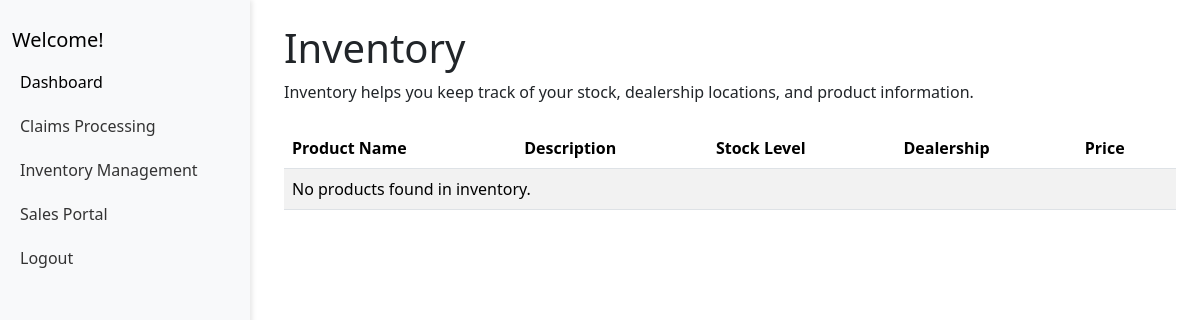
The page /inventory/ (signed in) on the database as committed earlier.
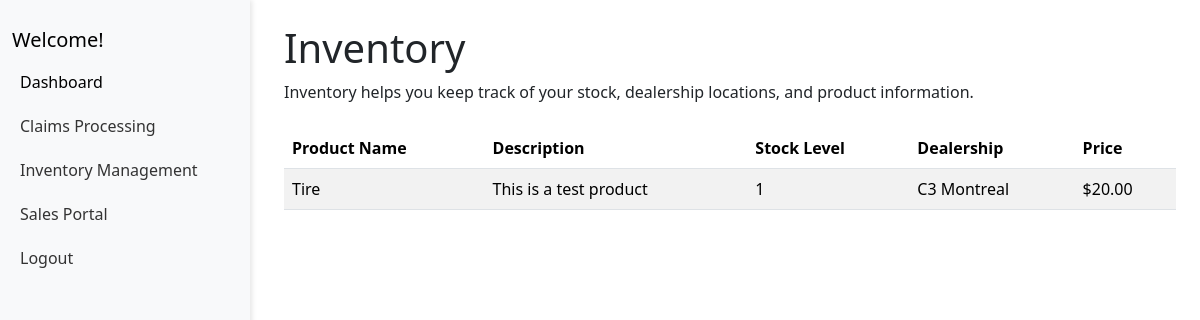
The same page on the database as committed later.
### Apps/C3_app1/models.py (models this page shows, shortened)
class Product(models.Model):
    name = models.CharField(max_length=200)
    description = models.TextField()
    stock = models.PositiveIntegerField(default=0)
    dealership = models.CharField(max_length=200)
    price = models.DecimalField(max_digits=10, decimal_places=2)

### Apps/C3_app1/views.py (the view)
# urls.py: path('inventory/', views.inventory, name='inventory'),
@login_required
def inventory(request):
    products = Product.objects.all()  # Get all products from the database
    return render(request, 'C3_app1/inventory.html', {'products': products})

### Apps/C3_app1/templates/C3_app1/inventory.html
{% extends "base.html" %}
{% block content %}
<header>
    <h1>Inventory</h1>
</header>
<p>Inventory helps you keep track of your stock, dealership locations, and product information.</p>
<table class="table table-striped mt-4">
    <thead>
        <tr>
            <th>Product Name</th>
            <th>Description</th>
            <th>Stock Level</th>
            <th>Dealership</th>
            <th>Price</th>
        </tr>
    </thead>
    <tbody>
        {% for product in products %}
        <tr>
            <td>{{ product.name }}</td>
            <td>{{ product.description }}</td>
            <td>{{ product.stock }}</td>
            <td>{{ product.dealership }}</td>
            <td>${{ product.price }}</td>
        </tr>
        {% empty %}
        <tr>
            <td colspan="5">No products found in inventory.</td>
        </tr>
        {% endfor %}
    </tbody>
</table>
{% endblock content %}

### templates/base.html (shortened to what this page needs)
<!DOCTYPE html>
<html lang="en">
<head>
    {% load static %}
    <link rel="stylesheet" href="{% static 'bootstrap/css/bootstrap.css' %}">
    <link rel="stylesheet" href="{% static 'css/nav.css' %}">
</head>
<body>
    <div class="d-flex">
        {% if user.is_authenticated %}
        <nav class="navbar navbar-expand-lg navbar-light bg-light flex-column sidebar">
            <div class="container-fluid d-flex flex-column align-items-start">
                <a class="navbar-brand" href="#">Welcome!</a>
                <div class="collapse navbar-collapse show" id="navbarNavAltMarkup">
                    <div class="navbar-nav flex-column">
                        <a class="nav-link active" aria-current="page" href="{% url 'C3_app1:index' %}">Dashboard</a>
                        <a class="nav-link" href="{% url 'C3_app1:claims' %}">Claims Processing</a>
                        <a class="nav-link" href="{% url 'C3_app1:inventory' %}">Inventory Management</a>
                        <a class="nav-link" href="{% url 'C3_app1:sales_p' %}">Sales Portal</a>
                        <a class="nav-link" href="{% url 'logout' %}">Logout</a>
                    </div>
                </div>
            </div>
        </nav>
        {% endif %}
        <div class="content-container w-100 p-4">
            {% block content %} to be overridden {% endblock content %}
        </div>
    </div>
</body>
</html>

### static/css/nav.css (style rules this page uses)
.sidebar { position: fixed; left: 0; top: 0; width: 250px; height: 100vh; background-color: #f8f9fa; padding-top: 20px; box-shadow: 2px 0 5px rgba(0, 0, 0, 0.1); }
.sidebar .navbar-nav { width: 100%; }
.sidebar .nav-link { padding: 10px 15px; color: #333; }
.content-container { margin-left: 260px; flex-grow: 1; }

Rows that differ between the two databases and show on the page:
added Product: name "Tire", description "This is a test product", stock "1", dealership "C3 Montreal", price "20.00"
Other text that changed with them:
text no longer shown: "No products found in inventory."
